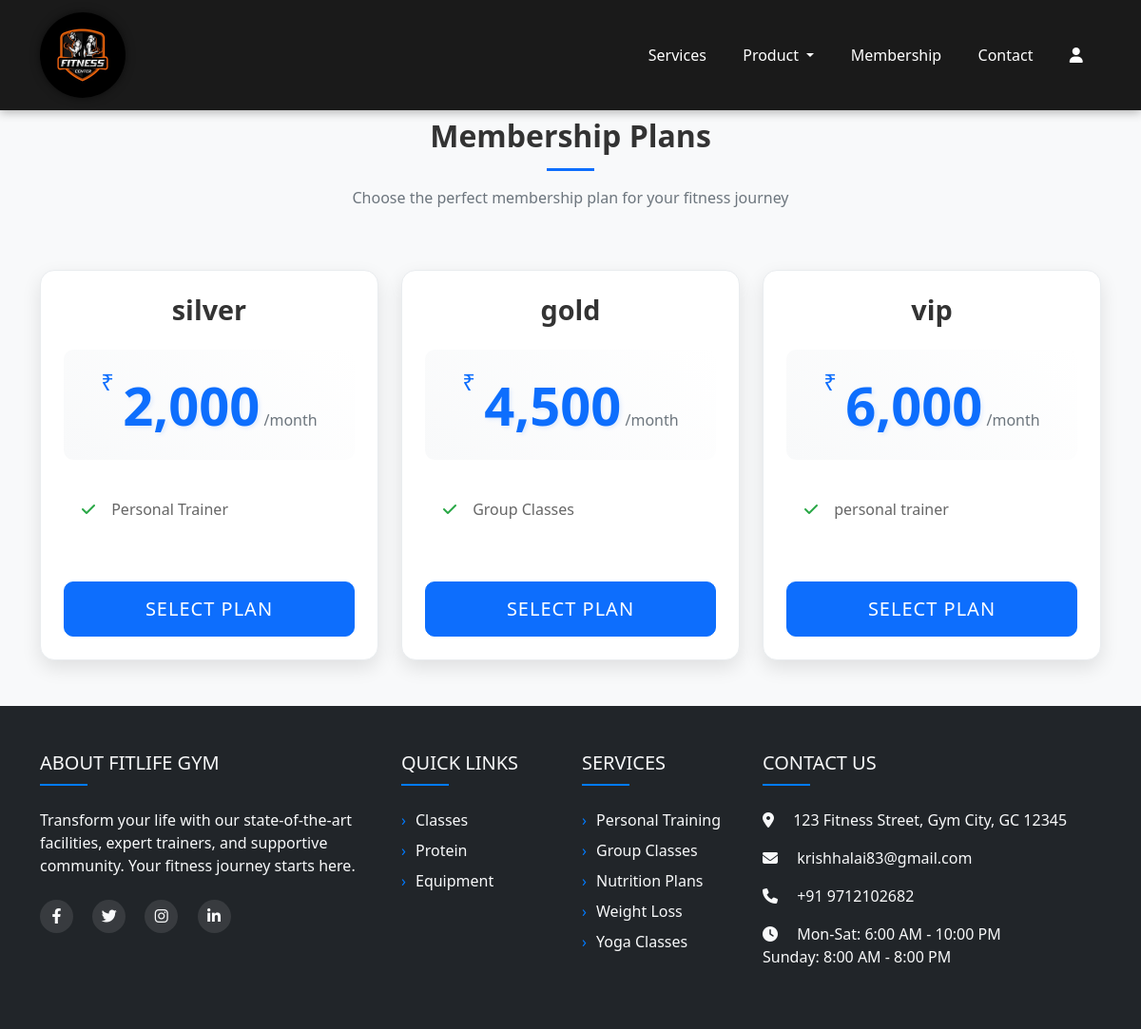
Screenshot of /user/membership.php with the database file from the repository.
### tables this page shows
CREATE TABLE `membership_plans` (
  `id` int NOT NULL,
  `name` varchar(255) NOT NULL,
  `duration` varchar(50) NOT NULL,
  `price` decimal(10,2) NOT NULL,
  `status` varchar(50) NOT NULL,
  `plan_type` varchar(50) NOT NULL,
  `features` text NOT NULL,
  `description` text NOT NULL,
  `created_at` timestamp NULL DEFAULT CURRENT_TIMESTAMP
);

### user/membership.php (the view, shortened to what this page needs)
<?php
include 'masterpage/header.php';
$conn = new mysqli("localhost", "root", "", "krish");
$plans_query = "SELECT * FROM membership_plans ORDER BY price ASC";
$plans_result = $conn->query($plans_query);
?>
<section class="membership py-5">
    <div class="container">
        <div class="row text-center mb-5">
            <div class="col-12">
                <h2 class="fw-bold">Membership Plans</h2>
                <p class="text-muted">Choose the perfect membership plan for your fitness journey</p>
            </div>
        </div>
        <div class="row g-4">
            <?php if ($plans_result && $plans_result->num_rows > 0): ?>
                <?php while($plan = $plans_result->fetch_assoc()): ?>
                    <div class="col-md-4">
                        <div class="membership-card h-100 p-4">
                            <div class="text-center">
                                <h3 class="plan-name"><?php echo htmlspecialchars($plan['name']); ?></h3>
                                <div class="price">
                                    <span class="currency">₹</span>
                                    <span class="amount"><?php echo number_format($plan['price']); ?></span>
                                    <span class="period">/month</span>
                                </div>
                                <ul class="features-list">
                                    <?php
                                    $features = explode(',', $plan['features']);
                                    foreach($features as $feature):
                                        $included = strpos($feature, '!') !== 0;
                                        $feature_text = $included ? $feature : substr($feature, 1);
                                    ?>
                                        <li>
                                            <i class="fas fa-<?php echo $included ? 'check' : 'times'; ?>"></i>
                                            <?php echo htmlspecialchars($feature_text); ?>
                                        </li>
                                    <?php endforeach; ?>
                                </ul>
                                <a href="checkout.php">
                                    <button class="btn btn-primary btn-lg mt-4 w-100">Select Plan</button>
                                </a>
                            </div>
                        </div>
                    </div>
                <?php endwhile; ?>
            <?php else: ?>
                <div class="col-12 text-center">
                    <p>No membership plans available at the moment.</p>
                </div>
            <?php endif; ?>
        </div>
    </div>
</section>
<?php include 'masterpage/footer.php'; ?>

### user/masterpage/header.php (style rules this page uses)
body { padding-top: 76px; margin: 0; }

### user/membership.php (style rules this page uses)
.membership { background-color: #f8f9fa; }
.membership h2 { color: #333; position: relative; margin-bottom: 1rem; }
.membership h2:after { content: ''; display: block; width: 50px; height: 3px; background: #0d6efd; margin: 15px auto; }
.membership-card { background: #fff; border-radius: 15px; box-shadow: 0 8px 20px rgba(0,0,0,0.1); transition: all 0.3s ease; border: 1px solid #e9ecef; position: relative; overflow: hidden; }
.plan-name { color: #333; font-weight: 600; margin-bottom: 1rem; font-size: 1.8rem; }
.price { margin: 1.5rem 0; background: linear-gradient(45deg, #f8f9fa, #ffffff); padding: 1rem; border-radius: 10px; }
.price .currency { font-size: 1.5rem; vertical-align: top; margin-right: 5px; color: #0d6efd; }
.price .amount { font-size: 3.5rem; font-weight: 700; color: #0d6efd; text-shadow: 2px 2px 4px rgba(13, 110, 253, 0.1); }
.price .period { font-size: 1rem; color: #6c757d; }
.features-list { list-style: none; padding: 0; margin: 2rem 0; text-align: left; }
.features-list li { margin: 1rem 0; color: #666; padding: 0.5rem 1rem; border-radius: 5px; transition: all 0.3s ease; }
.features-list i { margin-right: 10px; width: 20px; text-align: center; }
.features-list .fa-check { color: #28a745; }
.btn-lg { padding: 0.8rem 2rem; font-weight: 500; border-radius: 10px; text-transform: uppercase; letter-spacing: 1px; transition: all 0.3s ease; }

### user/masterpage/footer.php (style rules this page uses)
.fas, .fab { transition: all 0.3s ease; }

### rows the page displays
membership_plans: name "silver", price "2,000", features "Personal Trainer"
membership_plans: name "gold", price "4,500", features "Group Classes"
membership_plans: name "vip", price "6,000", features "personal trainer"
